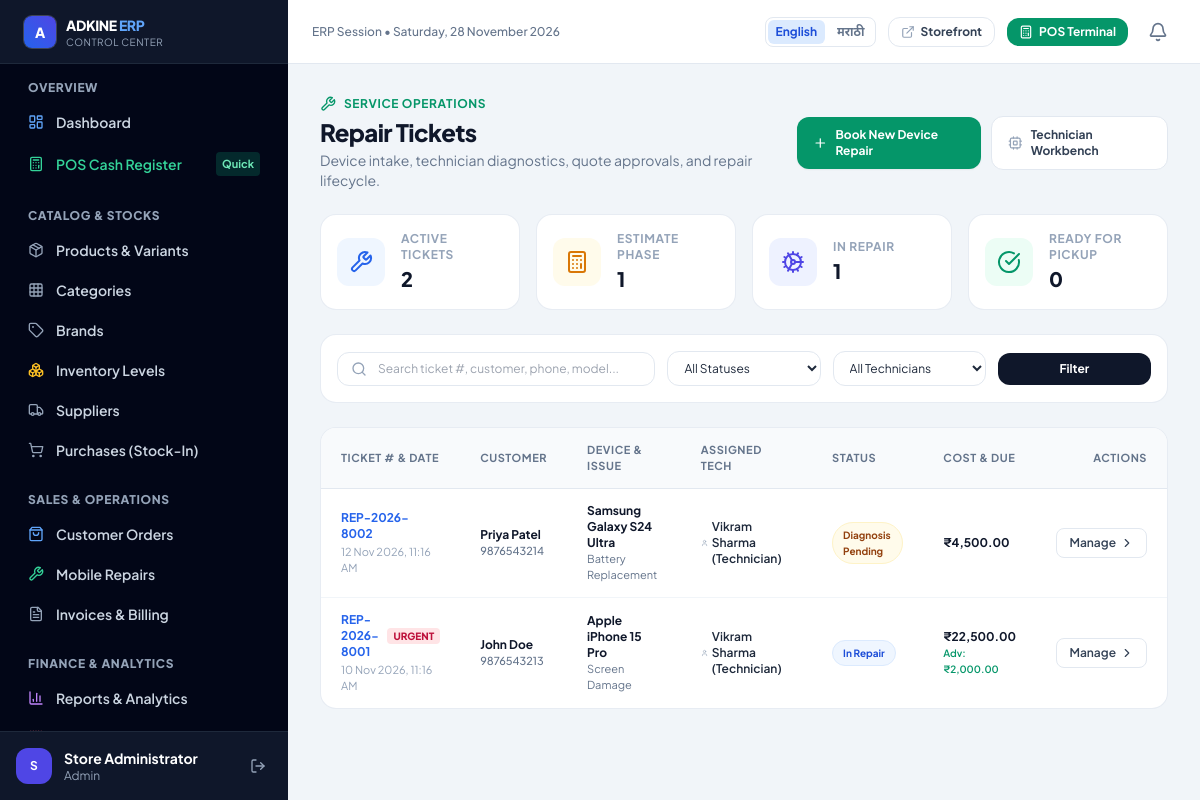
/admin/repairs.php (signed in), run on the app's committed database.
### tables this page shows
CREATE TABLE `repairs` (
  `id` int(10) UNSIGNED NOT NULL,
  `repair_ticket_number` varchar(50) NOT NULL,
  `user_id` int(10) UNSIGNED DEFAULT NULL,
  `customer_name` varchar(150) NOT NULL,
  `customer_phone` varchar(20) NOT NULL,
  `customer_email` varchar(191) NOT NULL,
  `device_brand` varchar(100) NOT NULL,
  `device_model` varchar(100) NOT NULL,
  `device_imei_serial` varchar(100) DEFAULT NULL,
  `device_password_pin` varchar(50) DEFAULT NULL,
  `issue_type` enum('screen_damage','battery_replacement','charging_port','water_damage','camera_issue','speaker_mic','motherboard_repair','software_os','other') NOT NULL,
  `issue_description` text NOT NULL,
  `condition_notes` varchar(255) DEFAULT NULL,
  `device_images` longtext DEFAULT NULL CHECK (json_valid(`device_images`)),
  `service_mode` enum('pickup','shop_visit') NOT NULL DEFAULT 'shop_visit',
  `pickup_address` text DEFAULT NULL,
  `assigned_technician_id` int(10) UNSIGNED DEFAULT NULL,
  `estimated_cost` decimal(12,2) NOT NULL DEFAULT 0.00,
  `advance_paid` decimal(12,2) NOT NULL DEFAULT 0.00,
  `final_cost` decimal(12,2) NOT NULL DEFAULT 0.00,
  `discount_amount` decimal(12,2) NOT NULL DEFAULT 0.00,
  `balance_due` decimal(12,2) NOT NULL DEFAULT 0.00,
  `status` enum('received','diagnosis_pending','estimate_sent','estimate_approved','in_repair','waiting_parts','qa_testing','ready_for_delivery','completed','cancelled') NOT NULL DEFAULT 'received',
  `customer_approval_status` enum('pending','approved','rejected') NOT NULL DEFAULT 'pending',
  `customer_approval_at` timestamp NULL DEFAULT NULL,
  `priority` enum('normal','urgent') NOT NULL DEFAULT 'normal',
  `razorpay_order_id` varchar(100) DEFAULT NULL,
  `created_at` timestamp NULL DEFAULT current_timestamp(),
  `updated_at` timestamp NULL DEFAULT current_timestamp() ON UPDATE current_timestamp()
);

CREATE TABLE `users` (
  `id` int(10) UNSIGNED NOT NULL,
  `role_id` int(10) UNSIGNED NOT NULL,
  `full_name` varchar(150) NOT NULL,
  `email` varchar(191) NOT NULL,
  `phone` varchar(20) DEFAULT NULL,
  `password_hash` varchar(255) NOT NULL,
  `status` enum('active','pending_otp','suspended') DEFAULT 'active',
  `email_verified_at` timestamp NULL DEFAULT NULL,
  `avatar` varchar(255) DEFAULT NULL,
  `created_at` timestamp NULL DEFAULT current_timestamp(),
  `updated_at` timestamp NULL DEFAULT current_timestamp() ON UPDATE current_timestamp()
);

### includes/db.php (called while the page is built, shortened)
<?php
function db(): mysqli
{
    static $conn = null;
    if ($conn === null) {
        $conn = new mysqli(DB_HOST, DB_USER, DB_PASS, DB_NAME, DB_PORT);
        $conn->set_charset(DB_CHARSET);
    }
    return $conn;
}
function _db_execute(string $sql, array $params): mysqli_stmt
{
    $stmt = db()->prepare($sql);
    if (!empty($params)) {
        $stmt->execute(array_values($params));
    } else {
        $stmt->execute();
    }
    return $stmt;
}
function db_fetch_all(string $sql, array $params = []): array
{
    $stmt   = _db_execute($sql, $params);
    $result = $stmt->get_result();
    $rows   = $result->fetch_all(MYSQLI_ASSOC);
    return $rows;
}
function db_fetch_value(string $sql, array $params = []): mixed
{
    $stmt   = _db_execute($sql, $params);
    $result = $stmt->get_result();
    $row    = $result->fetch_array(MYSQLI_NUM);
    return $row[0] ?? null;
}

### admin/repairs.php (the view, shortened to what this page needs)
<?php
require_once __DIR__ . '/../includes/admin-header.php';
$page     = max(1, (int)($_GET['page'] ?? 1));
$per_page = 20;
$offset   = ($page - 1) * $per_page;
$search     = trim($_GET['search'] ?? '');
$where = [];
$params = [];
$where_sql = $where ? 'WHERE ' . implode(' AND ', $where) : '';
$repairs = db_fetch_all(
    "SELECT r.*, u.full_name AS technician_name
       FROM repairs r
  LEFT JOIN users u ON u.id = r.assigned_technician_id
       $where_sql
   ORDER BY r.created_at DESC
      LIMIT $per_page OFFSET $offset",
    $params
);
$count_open = (int)db_fetch_value("SELECT COUNT(*) FROM repairs WHERE status NOT IN ('completed', 'cancelled')");
$count_estimate = (int)db_fetch_value("SELECT COUNT(*) FROM repairs WHERE status IN ('diagnosis_pending', 'estimate_sent')");
$count_in_repair = (int)db_fetch_value("SELECT COUNT(*) FROM repairs WHERE status IN ('estimate_approved', 'in_repair', 'waiting_parts')");
$count_ready = (int)db_fetch_value("SELECT COUNT(*) FROM repairs WHERE status = 'ready_for_delivery'");
?>
<div class="space-y-6 max-w-7xl mx-auto">
    <div class="flex flex-col sm:flex-row sm:items-center sm:justify-between gap-4">
        <div>
            <div class="flex items-center gap-2 text-xs font-bold uppercase tracking-wider text-emerald-600 mb-1">
                <i data-lucide="wrench" class="w-4 h-4"></i>
                Service Operations
            </div>
            <h1 class="text-2xl font-black text-slate-900 tracking-tight">Repair Tickets</h1>
            <p class="text-sm text-slate-500 mt-0.5">Device intake, technician diagnostics, quote approvals, and repair lifecycle.</p>
        </div>
        <div class="flex items-center gap-2.5">
            <a href="<?= url('/repair-book.php') ?>" target="_blank" class="inline-flex items-center gap-2 px-4 py-2.5 rounded-xl bg-emerald-600 hover:bg-emerald-700 text-white font-bold text-xs shadow-sm transition">
                <i data-lucide="plus" class="w-4 h-4"></i>
                <span>Book New Device Repair</span>
            </a>
            <a href="<?= url('/technician/index.php') ?>" class="inline-flex items-center gap-2 px-4 py-2.5 rounded-xl border border-slate-200 bg-white hover:bg-slate-50 text-slate-700 font-bold text-xs transition">
                <i data-lucide="cpu" class="w-4 h-4 text-slate-400"></i>
                <span>Technician Workbench</span>
            </a>
        </div>
    </div>
    <div class="grid grid-cols-1 sm:grid-cols-4 gap-4">
        <div class="p-4 rounded-2xl bg-white border border-slate-200/80 shadow-xs flex items-center gap-4">
            <div class="w-12 h-12 rounded-xl bg-blue-50 text-blue-600 flex items-center justify-center shrink-0">
                <i data-lucide="wrench" class="w-6 h-6"></i>
            </div>
            <div>
                <p class="text-xs font-bold text-slate-400 uppercase tracking-wider">Active Tickets</p>
                <p class="text-xl font-black text-slate-900 mt-0.5"><?= number_format($count_open) ?></p>
            </div>
        </div>
        <div class="p-4 rounded-2xl bg-white border border-slate-200/80 shadow-xs flex items-center gap-4">
            <div class="w-12 h-12 rounded-xl bg-amber-50 text-amber-600 flex items-center justify-center shrink-0">
                <i data-lucide="calculator" class="w-6 h-6"></i>
            </div>
            <div>
                <p class="text-xs font-bold text-slate-400 uppercase tracking-wider">Estimate Phase</p>
                <p class="text-xl font-black text-slate-900 mt-0.5"><?= number_format($count_estimate) ?></p>
            </div>
        </div>
        <div class="p-4 rounded-2xl bg-white border border-slate-200/80 shadow-xs flex items-center gap-4">
            <div class="w-12 h-12 rounded-xl bg-indigo-50 text-indigo-600 flex items-center justify-center shrink-0">
                <i data-lucide="cog" class="w-6 h-6"></i>
            </div>
            <div>
                <p class="text-xs font-bold text-slate-400 uppercase tracking-wider">In Repair</p>
                <p class="text-xl font-black text-slate-900 mt-0.5"><?= number_format($count_in_repair) ?></p>
            </div>
        </div>
        <div class="p-4 rounded-2xl bg-white border border-slate-200/80 shadow-xs flex items-center gap-4">
            <div class="w-12 h-12 rounded-xl bg-emerald-50 text-emerald-600 flex items-center justify-center shrink-0">
                <i data-lucide="check-circle" class="w-6 h-6"></i>
            </div>
            <div>
                <p class="text-xs font-bold text-slate-400 uppercase tracking-wider">Ready for Pickup</p>
                <p class="text-xl font-black text-slate-900 mt-0.5"><?= number_format($count_ready) ?></p>
            </div>
        </div>
    </div>
    <div class="p-4 rounded-2xl bg-white border border-slate-200/80 shadow-xs">
        <form method="GET" action="<?= url('/admin/repairs.php') ?>" class="grid grid-cols-1 sm:grid-cols-2 lg:grid-cols-5 gap-3 items-center">
            <div class="relative lg:col-span-2">
                <i data-lucide="search" class="w-4 h-4 text-slate-400 absolute left-3.5 top-1/2 -translate-y-1/2"></i>
                <input type="text" name="search" value="<?= e($search) ?>" placeholder="Search ticket #, customer, phone, model..."
                       class="w-full pl-10 pr-4 py-2 text-xs rounded-xl border border-slate-200 focus:outline-none focus:ring-2 focus:ring-blue-500/20 focus:border-blue-600 transition">
            </div>
            <select name="status" class="px-3 py-2 text-xs rounded-xl border border-slate-200 bg-white focus:outline-none focus:ring-2 focus:ring-blue-500/20 focus:border-blue-600 transition">
                <option value="">All Statuses</option>
            </select>
            <select name="technician" class="px-3 py-2 text-xs rounded-xl border border-slate-200 bg-white focus:outline-none focus:ring-2 focus:ring-blue-500/20 focus:border-blue-600 transition">
                <option value="">All Technicians</option>
            </select>
            <div class="flex items-center gap-2">
                <button type="submit" class="flex-1 py-2 rounded-xl bg-slate-900 hover:bg-slate-800 text-white text-xs font-bold transition">
                    Filter
                </button>
            </div>
        </form>
    </div>
    <div class="rounded-2xl bg-white border border-slate-200/80 shadow-xs overflow-hidden">
        <div class="overflow-x-auto">
            <table class="w-full text-left text-xs">
                <thead class="bg-slate-50 border-b border-slate-200 text-[11px] font-bold uppercase tracking-wider text-slate-500">
                    <tr>
                        <th class="px-5 py-3.5">Ticket # &amp; Date</th>
                        <th class="px-5 py-3.5">Customer</th>
                        <th class="px-5 py-3.5">Device &amp; Issue</th>
                        <th class="px-5 py-3.5">Assigned Tech</th>
                        <th class="px-5 py-3.5">Status</th>
                        <th class="px-5 py-3.5">Cost &amp; Due</th>
                        <th class="px-5 py-3.5 text-right">Actions</th>
                    </tr>
                </thead>
                <tbody class="divide-y divide-slate-100 text-slate-700">
                    <?php if (empty($repairs)): ?>
                        <tr>
                            <td colspan="7" class="px-5 py-12 text-center text-slate-400">
                                <i data-lucide="wrench" class="w-8 h-8 mx-auto mb-2 opacity-40"></i>
                                <p class="text-sm font-semibold">No repair tickets found.</p>
                                <p class="text-xs text-slate-400 mt-0.5">Device repair bookings will show up here automatically.</p>
                            </td>
                        </tr>
                    <?php else: ?>
                        <?php foreach ($repairs as $r): ?>
                            <?php
                            $badge_class = match ($r['status']) {
                                'ready_for_delivery', 'completed' => 'bg-emerald-50 text-emerald-700 border-emerald-100',
                                'cancelled'                       => 'bg-rose-50 text-rose-700 border-rose-100',
                                'in_repair', 'qa_testing'         => 'bg-blue-50 text-blue-700 border-blue-100',
                                'waiting_parts'                   => 'bg-purple-50 text-purple-700 border-purple-100',
                                default                           => 'bg-amber-50 text-amber-800 border-amber-100',
                            };
                            ?>
                            <tr class="hover:bg-slate-50/70 transition">
                                <td class="px-5 py-3.5">
                                    <div class="flex items-center gap-1.5">
                                        <a href="<?= url('/admin/repair-detail.php?id=' . (int)$r['id']) ?>" class="font-bold text-blue-600 hover:text-blue-800">
                                            <?= e($r['repair_ticket_number']) ?>
                                        </a>
                                        <?php if ($r['priority'] === 'urgent'): ?>
                                            <span class="px-1.5 py-0.2 bg-rose-100 text-rose-700 text-[10px] font-black rounded uppercase">Urgent</span>
                                        <?php endif; ?>
                                    </div>
                                    <div class="text-[11px] text-slate-400 mt-0.5">
                                        <?= date('d M Y, h:i A', strtotime($r['created_at'])) ?>
                                    </div>
                                </td>
                                <td class="px-5 py-3.5">
                                    <div class="font-bold text-slate-900"><?= e($r['customer_name']) ?></div>
                                    <div class="text-[11px] text-slate-500 font-medium"><?= e($r['customer_phone']) ?></div>
                                </td>
                                <td class="px-5 py-3.5">
                                    <div class="font-bold text-slate-900"><?= e($r['device_brand']) ?> <?= e($r['device_model']) ?></div>
                                    <div class="text-[11px] text-slate-500 capitalize"><?= str_replace('_', ' ', $r['issue_type']) ?></div>
                                </td>
                                <td class="px-5 py-3.5">
                                    <?php if (!empty($r['technician_name'])): ?>
                                        <span class="inline-flex items-center gap-1 font-semibold text-slate-800">
                                            <i data-lucide="user" class="w-3.5 h-3.5 text-slate-400"></i>
                                            <?= e($r['technician_name']) ?>
                                        </span>
                                    <?php else: ?>
                                        <span class="inline-flex items-center gap-1 text-[11px] font-semibold text-amber-600 bg-amber-50 px-2 py-0.5 rounded border border-amber-100">
                                            Unassigned
                                        </span>
                                    <?php endif; ?>
                                </td>
                                <td class="px-5 py-3.5">
                                    <span class="inline-flex items-center gap-1 px-2.5 py-1 rounded-full text-[10px] font-bold border <?= $badge_class ?>">
                                        <?= ucwords(str_replace('_', ' ', $r['status'])) ?>
                                    </span>
                                </td>
                                <td class="px-5 py-3.5">
                                    <?php $cost = $r['final_cost'] > 0 ? $r['final_cost'] : $r['estimated_cost']; ?>
                                    <div class="font-bold text-slate-900"><?= format_currency($cost) ?></div>
                                    <?php if ($r['advance_paid'] > 0): ?>
                                        <div class="text-[10px] text-emerald-600 font-semibold">Adv: <?= format_currency($r['advance_paid']) ?></div>
                                    <?php endif; ?>
                                </td>
                                <td class="px-5 py-3.5 text-right">
                                    <a href="<?= url('/admin/repair-detail.php?id=' . (int)$r['id']) ?>"
                                       class="inline-flex items-center gap-1 px-3 py-1.5 rounded-lg border border-slate-200 hover:bg-slate-100 text-slate-700 font-semibold text-xs transition">
                                        <span>Manage</span>
                                        <i data-lucide="chevron-right" class="w-3.5 h-3.5"></i>
                                    </a>
                                </td>
                            </tr>
                        <?php endforeach; ?>
                    <?php endif; ?>
                </tbody>
            </table>
        </div>
    </div>
</div>
<?php require_once __DIR__ . '/../includes/admin-footer.php'; ?>

### includes/admin-header.php (style rules this page uses)
body { font-family: 'Plus Jakarta Sans', 'Noto Sans Devanagari', sans-serif; -webkit-tap-highlight-color: transparent; }
html, body { overflow-x: hidden; }
html { scrollbar-color: #94a3b8 #e2e8f0; scrollbar-width: thin; }

### data on the page
repairs: repair_ticket_number "REP-2026-8002", created_at "12 Nov 2026, 11:16 AM", customer_name "Priya Patel", customer_phone "9876543214", device_brand "Samsung", device_model "Galaxy S24 Ultra", issue_type "Battery Replacement", assigned_technician.full_name "Vikram Sharma (Technician)", status "Diagnosis Pending", final_cost "₹4,500.00"
repairs: repair_ticket_number "REP-2026-8001", priority "URGENT", created_at "10 Nov 2026, 11:16 AM", customer_name "John Doe", customer_phone "9876543213", device_brand "Apple", device_model "iPhone 15 Pro", issue_type "Screen Damage", assigned_technician.full_name "Vikram Sharma (Technician)", status "In Repair", final_cost "₹22,500.00", advance_paid "₹2,000.00"

### other printed values
substr(auth()['full_name'] ?? 'A', 0, 1) "S"
auth()['full_name'] "Store Administrator"
auth()['role_slug'] "Admin"
$label "English"
$label "मराठी"
$count_open "2"
$count_estimate "1"
$count_in_repair "1"
$count_ready "0"
